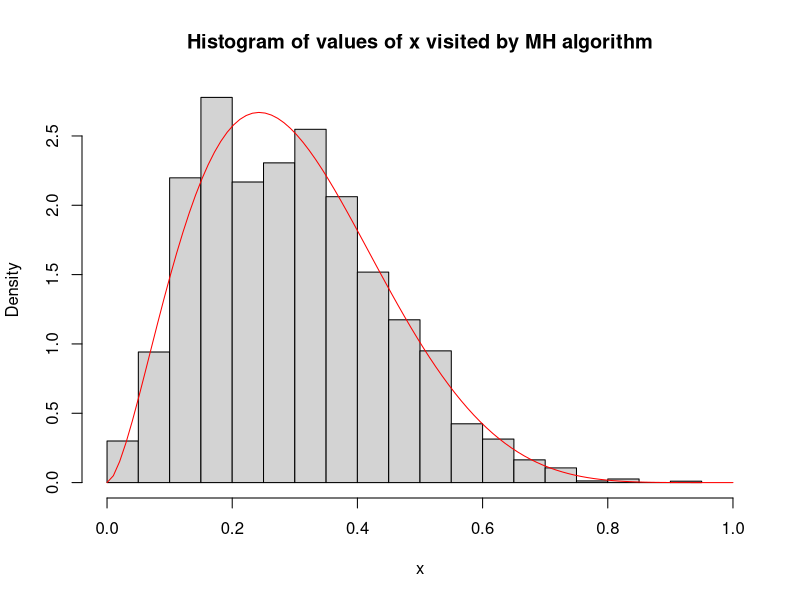

R code for this plot:
## ---- chunk 1
rm(list = ls())
set.seed(440)
## ---- chunk 2
x = rep(0,10000)
x[1] = .3 #initialize MH: I've set this arbitrarily to .3
a = 2.7
b = 6.3
## ---- chunk 3
target = function(x){
  return(dbeta(x,shape1 = a, shape2 = b))
}

for(i in 2:10000){
  current_x = x[i-1]
  proposed_x = current_x + rnorm(1,mean=0,sd=1)
  A = target(proposed_x)/target(current_x)
  if(runif(1)<A){
    x[i] = proposed_x # accept move with probability min(1,A)
  } else {
    x[i] = current_x # otherwise "reject" move, and stay where we are
  }
}
## ---- chunk 4
hist(x,xlim=c(0,1),probability = TRUE, main="Histogram of values of x visited by MH algorithm")
xx = seq(0,1,length=100)
lines(xx,target(xx),col="red")
## ---- chunk 5
mean(x)
var(x)
## ---- chunk 6
mean = a/(a+b)
mean
var = a*b/(((a+b)^2)*(a+b+1))
var
